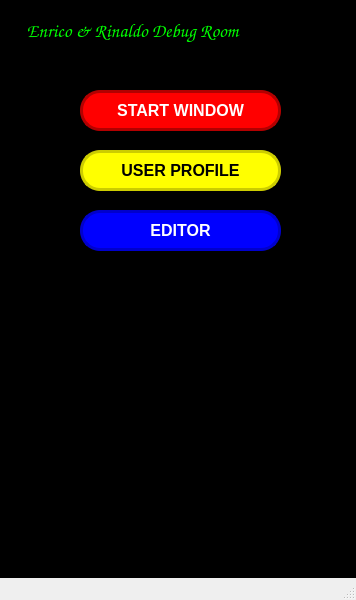
<?xml version="1.0" encoding="UTF-8"?>
<ui version="4.0">
 <class>DebugRoom</class>
 <widget class="QMainWindow" name="DebugRoom">
  <property name="geometry">
   <rect>
    <x>0</x>
    <y>0</y>
    <width>356</width>
    <height>600</height>
   </rect>
  </property>
  <property name="windowTitle">
   <string>MainWindow</string>
  </property>
  <widget class="QWidget" name="centralwidget">
   <property name="styleSheet">
    <string notr="true">background-color: black</string>
   </property>
   <widget class="QPushButton" name="StartButton">
    <property name="geometry">
     <rect>
      <x>80</x>
      <y>90</y>
      <width>201</width>
      <height>41</height>
     </rect>
    </property>
    <property name="font">
     <font>
      <pointsize>-1</pointsize>
      <weight>75</weight>
      <bold>true</bold>
     </font>
    </property>
    <property name="styleSheet">
     <string notr="true">#StartButton{color: rgb(255, 255, 255); 
background-color: rgb(255, 0, 0); 
font-size: 16px; 
border-radius: 20px; 
border: 3px solid #B30000;
}
#StartButton:hover{
background-color: #B30000;
}
#StartButton:pressed{
background-color: #800000;
}</string>
    </property>
    <property name="text">
     <string>START WINDOW</string>
    </property>
   </widget>
   <widget class="QPushButton" name="UserProfileButton">
    <property name="geometry">
     <rect>
      <x>80</x>
      <y>150</y>
      <width>201</width>
      <height>41</height>
     </rect>
    </property>
    <property name="font">
     <font>
      <pointsize>-1</pointsize>
      <weight>75</weight>
      <bold>true</bold>
     </font>
    </property>
    <property name="styleSheet">
     <string notr="true">#UserProfileButton{color: rgb(0, 0, 0); 
background-color: #FFFF00; 
font-size: 16px; 
border-radius: 20px; 
border: 3px solid #CCCC00;
}
#UserProfileButton:hover{
background-color: #CCCC00;
}
#UserProfileButton:pressed{
background-color: #808000;
}</string>
    </property>
    <property name="text">
     <string>USER PROFILE</string>
    </property>
   </widget>
   <widget class="QPushButton" name="EditorButton">
    <property name="geometry">
     <rect>
      <x>80</x>
      <y>210</y>
      <width>201</width>
      <height>41</height>
     </rect>
    </property>
    <property name="font">
     <font>
      <pointsize>-1</pointsize>
      <weight>75</weight>
      <bold>true</bold>
     </font>
    </property>
    <property name="styleSheet">
     <string notr="true">#EditorButton{color: rgb(255, 255, 255);
background-color: #0000FF;
font-size: 16px; 
border-radius: 20px; 
border: 3px solid #0000CC;
}
#EditorButton:hover{
background-color: #0000CC;
}
#EditorButton:pressed{
background-color: #008080;
}</string>
    </property>
    <property name="text">
     <string>EDITOR</string>
    </property>
   </widget>
   <widget class="QLabel" name="label">
    <property name="geometry">
     <rect>
      <x>10</x>
      <y>10</y>
      <width>341</width>
      <height>41</height>
     </rect>
    </property>
    <property name="font">
     <font>
      <family>Comic Sans MS</family>
      <pointsize>14</pointsize>
      <weight>50</weight>
      <bold>false</bold>
     </font>
    </property>
    <property name="layoutDirection">
     <enum>Qt::LeftToRight</enum>
    </property>
    <property name="styleSheet">
     <string notr="true">color: #00FF00;
text-align: center;</string>
    </property>
    <property name="text">
     <string>    Enrico &amp; Rinaldo Debug Room</string>
    </property>
   </widget>
   <zorder>UserProfileButton</zorder>
   <zorder>EditorButton</zorder>
   <zorder>label</zorder>
   <zorder>StartButton</zorder>
  </widget>
  <widget class="QMenuBar" name="menubar">
   <property name="geometry">
    <rect>
     <x>0</x>
     <y>0</y>
     <width>356</width>
     <height>26</height>
    </rect>
   </property>
  </widget>
  <widget class="QStatusBar" name="statusbar"/>
 </widget>
 <resources/>
 <connections/>
</ui>
